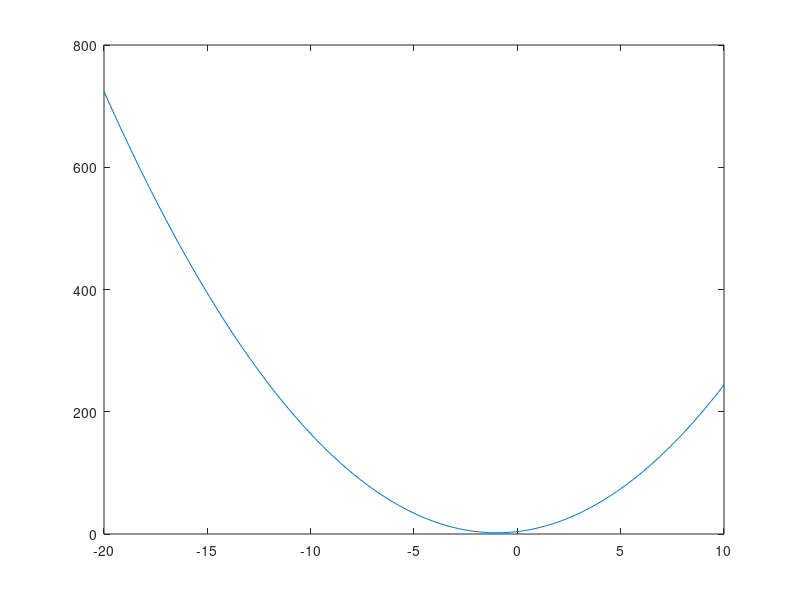
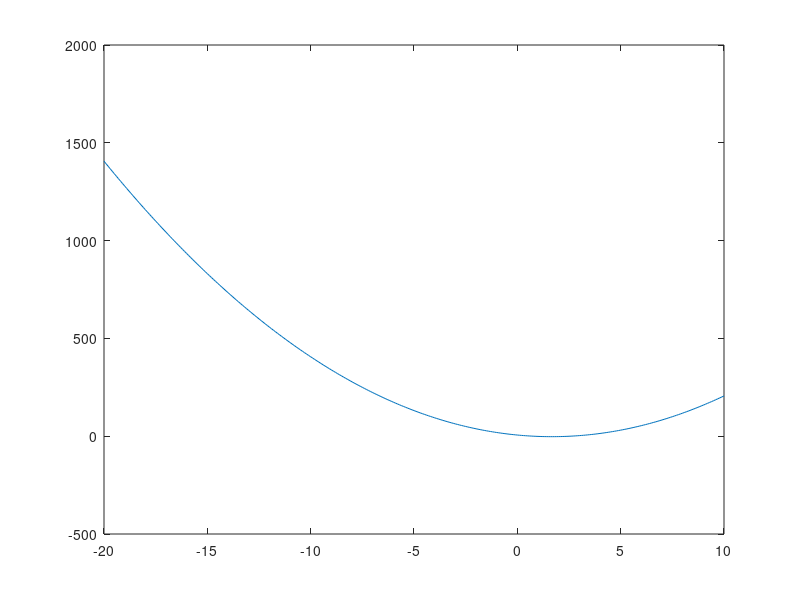
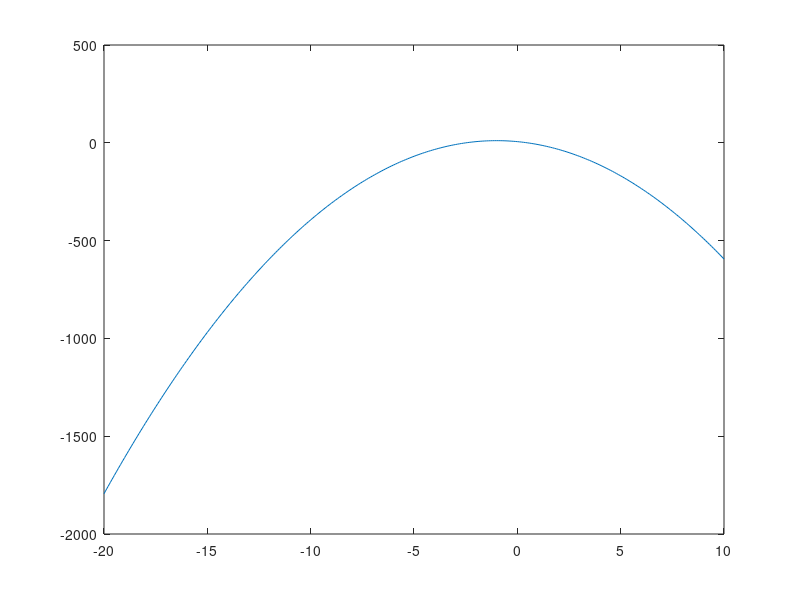

MATLAB code for these plots, in order: (Note: this script raises an error after producing the figures.)
%%
close all; clear all;
t = -20:0.1:10;

y = 2 * t .^ 2 + 4 * t +  4;
figure()
plot(t, y)
xlim([t(1), t(end)])

y = 3 * t .^ 2 - 10 * t +  6;
figure()
plot(t, y)
xlim([t(1), t(end)])

y = -5 * t .^ 2 - 10 * t +  6;
figure()
plot(t, y)
xlim([t(1), t(end)])


%%
close all; clear all;
t = -10:0.1:10;

% y = 2 * t .^ 2 + 4 * t +  4;
% figure()
% plot(t, y)
% xlim([-10, 10])
ParabolaPloting(t, 2, 4, 4);

% y = 3 * t .^ 2 - 10 * t +  6;
% figure()
% plot(t, y)
% xlim([-10, 10])
ParabolaPloting(t, 3, -10, 6);

% y = -5 * t .^ 2 - 10 * t +  6;
% figure()
% plot(t, y)
% xlim([-10, 10])
ParabolaPloting(t, -5, -10, 6);

%%
close all; clear all;
t = -20:0.1:10;

y1 = ParabolaPloting(t, 2, 4, 4);

y2 = ParabolaPloting(t, 3, -10, 6);

y3 = ParabolaPloting(t, -5, -10, 6);